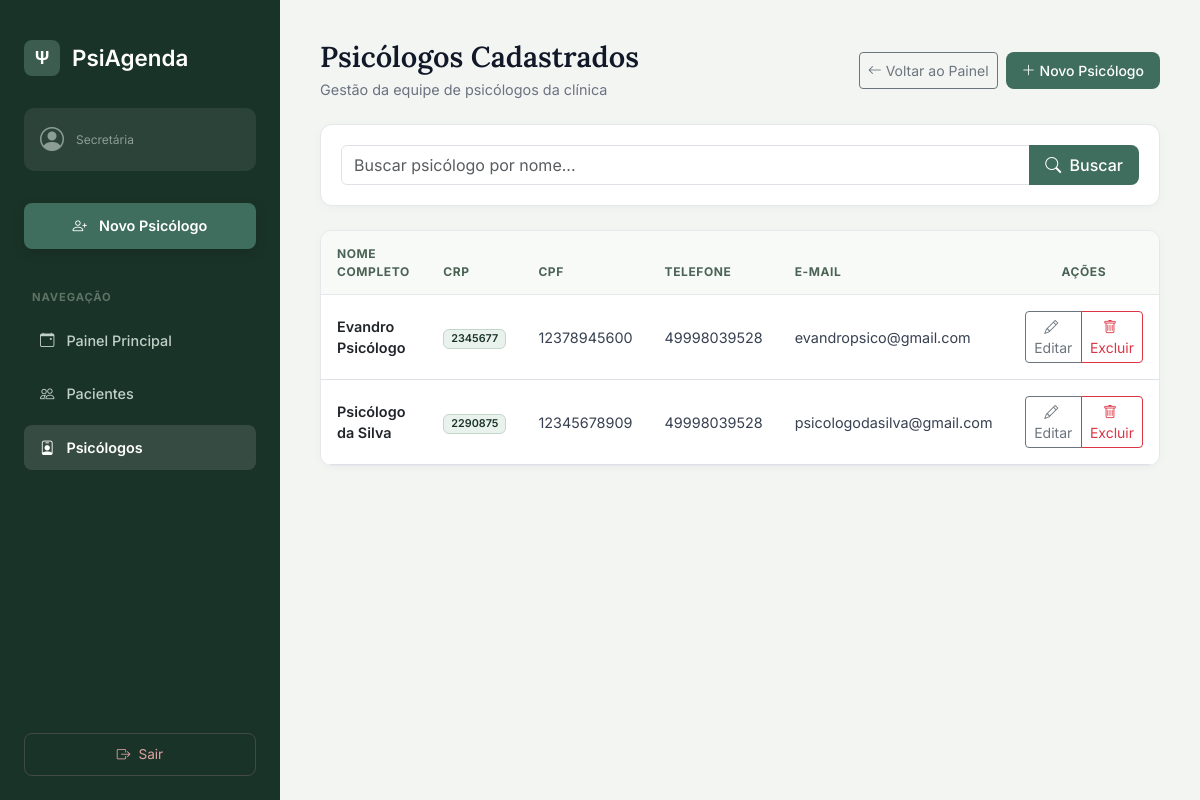
Screenshot of /psicologos/ with the database file from the repository.
### agendamentos/models.py (models this page shows, shortened)
class Psicologo(models.Model):
  usuario = models.OneToOneField(
      User, on_delete=models.CASCADE, related_name='perfil_psicologo'
  )
  nome_completo = models.CharField(max_length=150)
  cpf = models.CharField(max_length=14, unique=True)
  crp = models.CharField(max_length=20, unique=True)
  data_nascimento = models.DateField()
  telefone = models.CharField(max_length=20)
  email = models.EmailField(unique=True)
  endereco = models.CharField(max_length=255)
  ativo = models.BooleanField(default=True)
  class Meta:
    verbose_name = 'Psicólogo'
    verbose_name_plural = 'Psicólogos'
    ordering = ['nome_completo']

### agendamentos/views.py (the view)
# urls.py: path('psicologos/', views.listar_psicologos, name='listar_psicologos'),
def listar_psicologos(request):
    busca = request.GET.get('busca', '')
    psicologos = Psicologo.objects.all()
    if busca:
        psicologos = psicologos.filter(nome_completo__icontains=busca)
    return render(request, 'agendamentos/listar_psicologos.html', {'psicologos': psicologos, 'busca': busca})

### agendamentos/templates/agendamentos/listar_psicologos.html (shortened to what this page needs)
<!DOCTYPE html>
<html lang="pt-br">
<head>
    <link href="https://cdn.jsdelivr.net/npm/bootstrap@5.3.0/dist/css/bootstrap.min.css" rel="stylesheet">
    <link rel="stylesheet" href="https://cdn.jsdelivr.net/npm/bootstrap-icons@1.10.5/font/bootstrap-icons.css">
</head>
<body>
<aside class="sidebar">
    <a href="{% url 'painel_secretaria' %}" class="brand-logo">
        <div class="logo-icon">Ψ</div>
        <span>PsiAgenda</span>
    </a>
    <div class="user-card">
        <i class="bi bi-person-circle"></i>
        <div>
            <p class="user-role">Secretária</p>
        </div>
    </div>
    <nav class="nav-menu">
        <a href="{% url 'cadastrar_psicologo' %}" class="nav-btn btn-primary-action">
            <i class="bi bi-person-plus"></i> Novo Psicólogo
        </a>
        <div class="nav-section-title">Navegação</div>
        <a href="{% url 'painel_secretaria' %}" class="nav-btn">
            <i class="bi bi-calendar-event"></i> Painel Principal
        </a>
        <a href="{% url 'listar_pacientes' %}" class="nav-btn">
            <i class="bi bi-people"></i> Pacientes
        </a>
        <a href="{% url 'listar_psicologos' %}" class="nav-btn active">
            <i class="bi bi-person-badge"></i> Psicólogos
        </a>
    </nav>
    <a href="{% url 'logout' %}" class="logout-btn">
        <i class="bi bi-box-arrow-right"></i> Sair
    </a>
</aside>
<main class="main-content">
    <div class="d-flex justify-content-between align-items-center mb-4">
        <div>
            <h1 class="header-title">Psicólogos Cadastrados</h1>
            <p class="header-subtitle mb-0">Gestão da equipe de psicólogos da clínica</p>
        </div>
        <div class="d-flex gap-2">
            <a href="{% url 'painel_secretaria' %}" class="btn btn-outline-secondary btn-sm d-flex align-items-center gap-1">
                <i class="bi bi-arrow-left"></i> Voltar ao Painel
            </a>
            <a href="{% url 'cadastrar_psicologo' %}" class="btn btn-green btn-sm d-flex align-items-center gap-1">
                <i class="bi bi-plus-lg"></i> Novo Psicólogo
            </a>
        </div>
    </div>
    <div class="card-search">
        <form method="GET" action="">
            <div class="input-group">
                <input type="text"
                       name="busca"
                       class="form-control"
                       placeholder="Buscar psicólogo por nome..."
                       value="{{ busca }}">
                <button class="btn btn-green" type="submit">
                    <i class="bi bi-search me-1"></i> Buscar
                </button>
            </div>
        </form>
    </div>
    <div class="card-custom">
        <div class="table-responsive">
            <table class="table table-hover align-middle mb-0">
                <thead>
                    <tr>
                        <th>Nome Completo</th>
                        <th>CRP</th>
                        <th>CPF</th>
                        <th>Telefone</th>
                        <th>E-mail</th>
                        <th class="text-center">Ações</th>
                    </tr>
                </thead>
                <tbody>
                    {% for psicologo in psicologos %}
                    <tr>
                        <td class="fw-semibold text-dark">{{ psicologo.nome_completo }}</td>
                        <td><span class="badge badge-crp">{{ psicologo.crp }}</span></td>
                        <td>{{ psicologo.cpf }}</td>
                        <td>{{ psicologo.telefone }}</td>
                        <td>{{ psicologo.email|default:"-" }}</td>
                        <td class="text-center">
                            <div class="btn-group btn-group-sm" role="group">
                                <a href="{% url 'editar_psicologo' psicologo.pk %}" class="btn btn-outline-secondary" title="Editar">
                                    <i class="bi bi-pencil me-1"></i> Editar
                                </a>
                                <a href="{% url 'deletar_psicologo' psicologo.pk %}" class="btn btn-outline-danger" title="Excluir">
                                    <i class="bi bi-trash me-1"></i> Excluir
                                </a>
                            </div>
                        </td>
                    </tr>
                    {% endfor %}
                </tbody>
            </table>
        </div>
    </div>
</main>
</body>
</html>

### agendamentos/templates/agendamentos/listar_psicologos.html (style rules this page uses)
* { box-sizing: border-box; font-family: 'Inter', sans-serif; }
body { background-color: #f3f5f3; min-height: 100vh; margin: 0; display: flex; }
.sidebar { width: 280px; background-color: #1a3328; color: #ffffff; min-height: 100vh; display: flex; flex-direction: column; padding: 2.5rem 1.5rem 1.5rem 1.5rem; position: fixed; top: 0; left: 0; bottom: 0; z-index: 100; }
.brand-logo { display: flex; align-items: center; gap: 0.75rem; font-family: 'Lora', serif; font-size: 1.4rem; font-weight: 600; margin-bottom: 2rem; color: #ffffff; text-decoration: none; }
.brand-logo .logo-icon { background-color: #3b5c4f; width: 36px; height: 36px; border-radius: 8px; display: flex; align-items: center; justify-content: center; font-weight: bold; font-size: 1.1rem; color: #ffffff; }
.user-card { background-color: rgba(255, 255, 255, 0.08); border-radius: 10px; padding: 0.85rem 1rem; margin-bottom: 2rem; display: flex; align-items: center; gap: 0.75rem; }
.user-card i { font-size: 1.5rem; color: #8c9e93; }
.user-card .user-role { font-size: 0.75rem; color: #8c9e93; margin: 0; }
.nav-menu { display: flex; flex-direction: column; gap: 0.5rem; flex-grow: 1; }
.nav-section-title { font-size: 0.7rem; font-weight: 700; letter-spacing: 0.08em; color: #5c7365; text-transform: uppercase; margin-top: 1rem; margin-bottom: 0.25rem; padding-left: 0.5rem; }
.nav-btn { display: flex; align-items: center; gap: 0.75rem; padding: 0.75rem 1rem; color: #c2d1c7; text-decoration: none; border-radius: 8px; font-weight: 500; font-size: 0.9rem; transition: all 0.2s ease; }
.nav-btn.active { background-color: rgba(255, 255, 255, 0.12); color: #ffffff; font-weight: 600; }
.btn-primary-action { background-color: #3f6e5e; color: #ffffff !important; font-weight: 600; margin-bottom: 1rem; justify-content: center; box-shadow: 0 4px 12px rgba(0, 0, 0, 0.15); }
.logout-btn { margin-top: auto; color: #e0a3a3; border: 1px solid rgba(224, 163, 163, 0.2); border-radius: 8px; padding: 0.65rem 1rem; text-decoration: none; display: flex; align-items: center; justify-content: center; gap: 0.5rem; font-size: 0.85rem; transition: all 0.2s; }
.main-content { margin-left: 280px; flex-grow: 1; padding: 2.5rem; width: calc(100% - 280px); }
.header-title { font-family: 'Lora', serif; font-size: 1.8rem; color: #111827; font-weight: 600; margin-bottom: 0.25rem; }
.header-subtitle { color: #6b7280; font-size: 0.9rem; }
.card-search { background-color: #ffffff; border: 1px solid #e5e7eb; border-radius: 12px; box-shadow: 0 2px 10px rgba(0, 0, 0, 0.03); padding: 1.25rem; margin-bottom: 1.5rem; }
.card-custom { background-color: #ffffff; border: 1px solid #e5e7eb; border-radius: 12px; box-shadow: 0 2px 10px rgba(0, 0, 0, 0.03); margin-bottom: 2rem; overflow: hidden; }
.table th { font-size: 0.75rem; text-transform: uppercase; letter-spacing: 0.05em; color: #4b6354; background-color: #f8faf8; border-bottom: 1px solid #e5e7eb; padding: 0.85rem 1rem; font-weight: 700; }
.table td { padding: 1rem; vertical-align: middle; color: #374151; font-size: 0.9rem; }
.badge-crp { background-color: #eaf2ed; color: #1a3328; border: 1px solid #c2d6ca; font-weight: 600; padding: 0.35em 0.65em; }
.btn-green { background-color: #3f6e5e; color: #ffffff; border: none; border-radius: 8px; padding: 0.5rem 1rem; font-weight: 500; transition: background-color 0.2s; text-decoration: none; }

### rows the page displays
Psicologo: nome_completo "Evandro Psicólogo", crp "2345677", cpf "12378945600", telefone "49998039528", email "evandropsico@gmail.com"
Psicologo: nome_completo "Psicólogo da Silva", crp "2290875", cpf "12345678909", telefone "49998039528", email "psicologodasilva@gmail.com"
